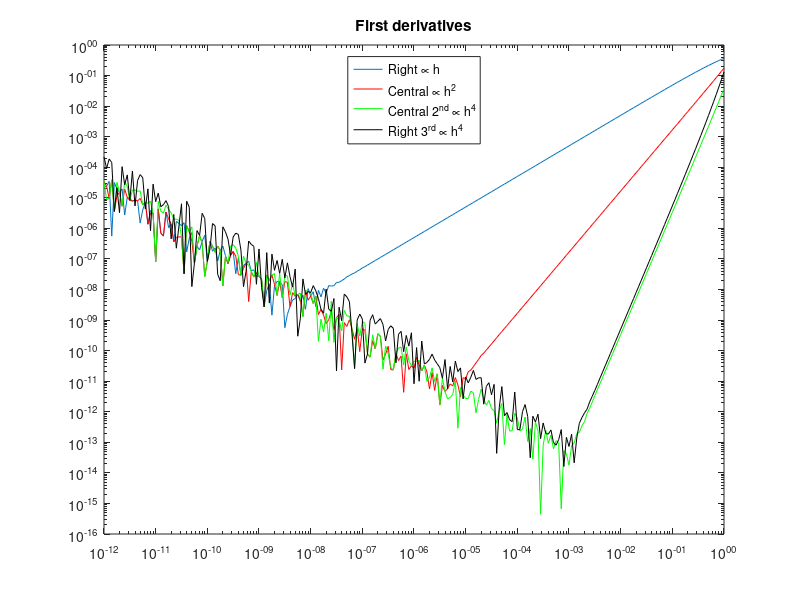
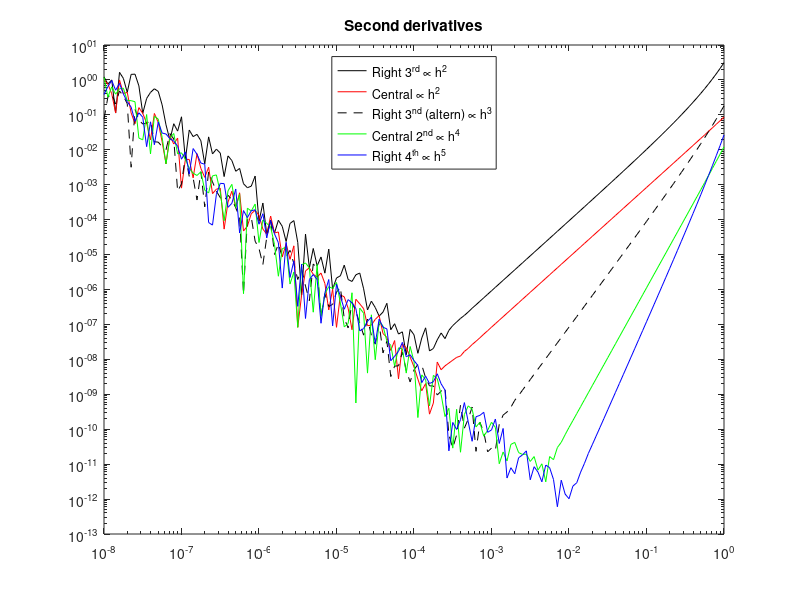
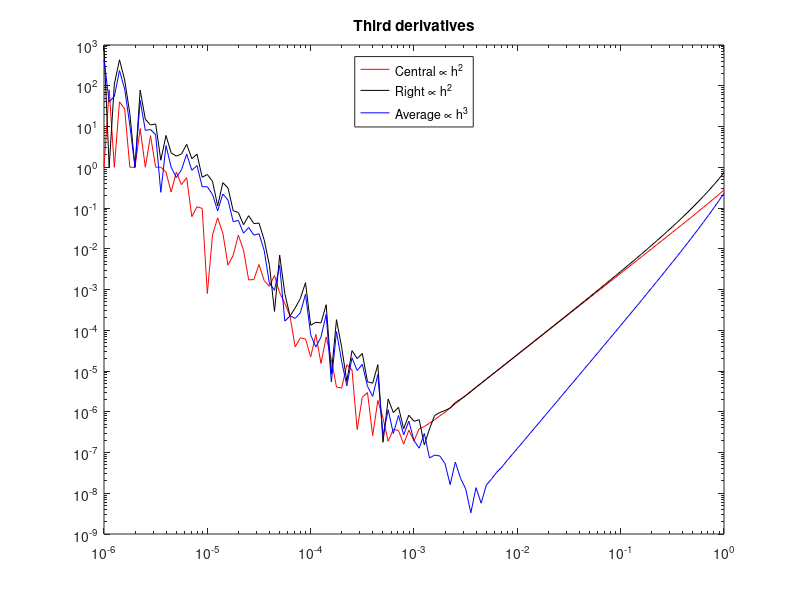

These charts were generated, in order, by the following MATLAB code:
% Higher order differntiation schemes from Bronstein et al,
% Section 7.1.2, Table 7.13
%
% peter.gruber@usi.ch, 2012-12-17

% NOTATION: f ... function to be differentiated
%           g1x . schemes for 1st derivative
%           g2x . schemes for 2nd derivative
%           g3x . schemes for 3rd derivative

myh=10.^[-12:0.05:0.5];

% default setting
f = @(x)exp(x);
g1= @(x)exp(x);   % true first derivative
g2= @(x)exp(x);   % true second derivative
g3= @(x)exp(x);   % true third derivative
x0=0;

% interesting alternatives
% first try x^3 -- an odd function
% f =@(x)x.^3;
% g1=@(x)3*x.^2;  g2=@(x)6*x;
% g3=@(x)0;       x0=1;

% then try x^4-- an even function
% f =@(x)x.^4;
% g1=@(x)4*x.^3;   g2=@(x)12*x.^2;
% g3=@(x)24*x;     x0=1;

% function for calculating differentiation formulae
% coefficient vector runs [-2 .. 4]
fdiff=@(f,x,h,a)...
    a(1)*f(x-2*h)+a(2)*f(x-h)+a(3)*f(x)+...
    a(4)*f(x+h)+a(5)*f(x+2*h)+a(6)*f(x+3*h)+...
    a(7)*f(x+4*h);


%% ======= Schemes for first derivatives ==============
% right difference
% err \approx -1/2*h*y''
g10=@(f,x0,h) 1/(h)*( -f(x0-h)+f(x0) );

% central difference, first order
% err \approx -1/6*h^2*y'''
g11=@(f,x0,h) 1/(2*h)*( -f(x0-h)+f(x0+h) );

% central difference, second order
% err \approx +1/30*h^4*y^(5)
g12=@(f,x0,h) 1/(12*h)*( f(x0-2*h)-8*f(x0-h)+8*f(x0+h)-f(x0+2*h) );

% right difference, third order
% err \approx -1/20h^4*y^(5)
g13=@(f,x0,h) 1/(12*h)*...
    ( -3*f(x0-h)-10*f(x0)+18*f(x0+h)-6*f(x0+2*h)+f(x0+3*h) );

%% Testing the schemes for first derivative
myh=10.^[-12:0.05:0];
for u=1:length(myh)
    myg10(u)=g10(f,x0,myh(u));
    myg11(u)=g11(f,x0,myh(u));
    myg12(u)=g12(f,x0,myh(u));
    myg13(u)=g13(f,x0,myh(u));
    trueg10(u)=g1(x0);
end

figure
loglog(myh,abs(myg10-trueg10));
hold on
loglog(myh,abs(myg11-trueg10),'r');
loglog(myh,abs(myg12-trueg10),'g');
loglog(myh,abs(myg13-trueg10),'k');
legend('Right \propto h','Central \propto h^2', 'Central 2^{nd} \propto h^4',...
    'Right 3^{rd} \propto h^4','Location','North')
title('First derivatives')


%% ======= Schemes for second derivatives ==============
% central difference, first order
% err \approx -1/12*h^2*y^(4)
g21=@(f,x0,h)1/(h^2)*( f(x0-h)-2*f(x0)+f(x0+h) );

% central difference, second order
% err \approx +1/90*h^4*y^(6)
g22=@(f,x0,h)1/(12*h^2)*...
    ( -f(x0-2*h)+16*f(x0-h)-30*f(x0)+16*f(x0+h)-f(x0+2*h) );

% right difference, third order
% err \approx +11/12*h^2*y^(4)
g23=@(f,x0,h)1/(h^2)*...
    ( 2*f(x0)-5*f(x0+h)+4*f(x0+2*h)-f(x0+3*h) );

% right difference, third order, alternative
% err \approx +1/12*h^3*y^(5)
g24=@(f,x0,h)1/(12*h^2)*...
    ( 11*f(x0-h)-20*f(x0)+6*f(x0+h)+4*f(x0+2*h)-f(x0+3*h) );

% right difference, fourth order
% err \approx +1/12*h^5*y^(7)
g25=@(f,x0,h)1/(180*h^2)*...
    fdiff(f,x0,h,[-13 228 -420 200 15 -12 2]);
% the above is a shortcut for
% g25=@(f,x0,h)1/(180*h^2)*...
%     ( -13*f(x0-2*h)+228*f(x0-h)-420*f(x0)+...
%     200*f(x0+h)+15*f(x0+2*h)-12*f(x0+3*h)+2*f(x0+4*h) );


%% Testing the schemes for second derivative
myh=10.^[-8:0.05:0];
for u=1:length(myh)
    myg21(u)=g21(f,x0,myh(u));
    myg22(u)=g22(f,x0,myh(u));
    myg23(u)=g23(f,x0,myh(u));
    myg24(u)=g24(f,x0,myh(u));
    myg25(u)=g25(f,x0,myh(u));
    trueg20(u)=g2(x0);
end

figure
loglog(myh,abs(myg23-trueg20),'k');
hold on
loglog(myh,abs(myg21-trueg20),'r');
loglog(myh,abs(myg24-trueg20),'k--');
loglog(myh,abs(myg22-trueg20),'g');
loglog(myh,abs(myg25-trueg20),'b-');
legend('Right 3^{rd} \propto h^2','Central \propto h^2','Right 3^{nd} (altern) \propto h^3',...
    'Central 2^{nd} \propto h^4','Right 4^{th} \propto h^5','Location','North')
title('Second derivatives')


%% ======= Schemes for third derivatives ==============
% central difference, first order
% err \approx -1/4*h^2*y^(5)
g31=@(f,x0,h)1/(2*h^3)*...
    fdiff(f,x0,h,[-1 2 0 -2 1 0 0]);

% right difference, third order
% err \approx +1/4*h^2*y^(5)
g32=@(f,x0,h)1/(2*h^3)*...
    fdiff(f,x0,h,[0 -3 10 -12 6 -1 0]);

% average
g33=@(f,x0,h) 1/2*g31(f,x0,h) + 1/2*g32(f,x0,h)

%% Testing the schemes for third derivative
myh=10.^[-6:0.05:0];
for u=1:length(myh)
    myg31(u)=g31(f,x0,myh(u));
    myg32(u)=g32(f,x0,myh(u));
    myg33(u)=g33(f,x0,myh(u));
    trueg30(u)=g3(x0);
end

figure
loglog(myh,abs(myg31-trueg30),'r');
hold on
loglog(myh,abs(myg32-trueg30),'k');
loglog(myh,abs(myg33-trueg30),'b');
legend('Central \propto h^2','Right \propto h^2', 'Average \propto h^3',...
    'Location','North')
title('Third derivatives')

